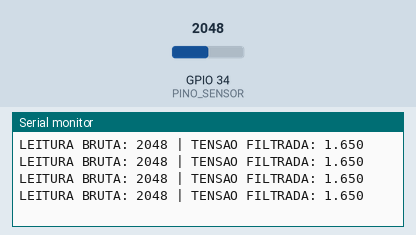
The sketch below on a simulated ESP32. Parts: the last lines printed to the serial monitor. The inputs (shaded band) are chosen by the test bench; at power-on: GPIO 34 (PINO_SENSOR) = 2048.

Above: at 1.2 s.
1.3 s: GPIO 34 (PINO_SENSOR) set to 2866
At 1.71 s:
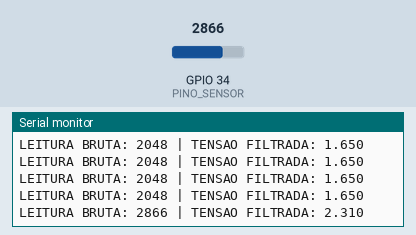
2.8 s: GPIO 34 (PINO_SENSOR) set to 3603
At 2.91 s:
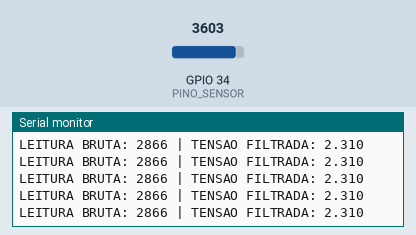
Timing chart, 0 to 5.8 s (numbered marks = the images above; inputs shaded):
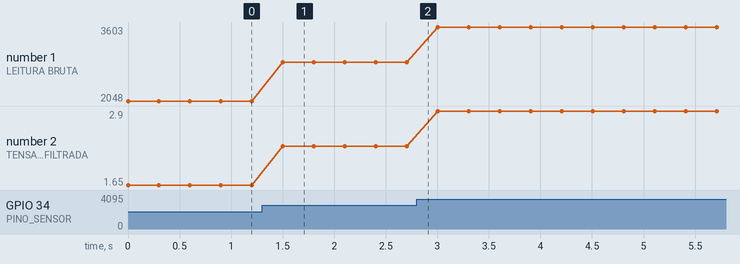

Measured:
- after the input at 1.3 s, the serial monitor: prints a new line after 0.20 s (image 1)
- plotted number 1: 2048 → 2866 after the input at 1.3 s, 2866 → 3603 after the input at 2.8 s
- plotted number 2: 1.65 → 2.31 after the input at 1.3 s, 2.31 → 2.9 after the input at 2.8 s

The sketch:

base.ino
```cpp
#define PINO_SENSOR 34  // A MESMA DO FIO VERDE

void setup() {
  Serial.begin(115200);
}

void loop() {
  int leitura = analogRead(PINO_SENSOR);
  float tensao = leitura * (3.3 / 4095.0);

  Serial.print("LEITURA BRUTA: ");
  Serial.print(leitura);
  Serial.print(" | TENSAO FILTRADA: ");
  Serial.println(tensao, 3);

  delay(300);
}
```
